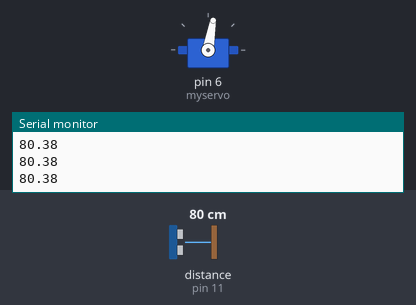
Bench run of a sketch on a simulated Arduino Uno, built with avr-gcc and run on an emulated ATmega328P. On the bench: servo, the last lines printed to the serial monitor. Wiring (inferred from the names in the program): ultrasonic range finder: trigger pin 10; echo pin 11. The inputs (shaded band) are chosen by the test bench; at power-on: distance to the obstacle (sensor on pin 11) 80 cm. The echo pulse lasts 58.3 µs per cm.

Above: at 1.2 s.
1.3 s: distance to the obstacle (sensor on pin 11) set to 2 cm
At 2.5 s:
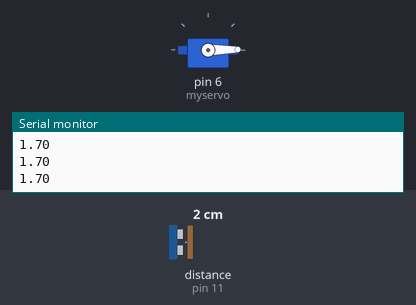
2.8 s: distance to the obstacle (sensor on pin 11) set to 35 cm
At 3.6 s:
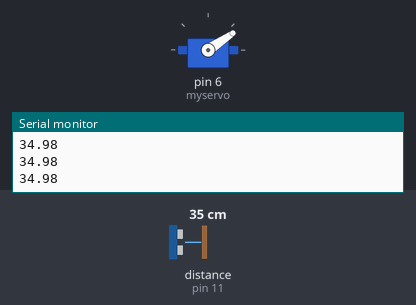
4.3 s: distance to the obstacle (sensor on pin 11) set to 60 cm
At 4.7 s:
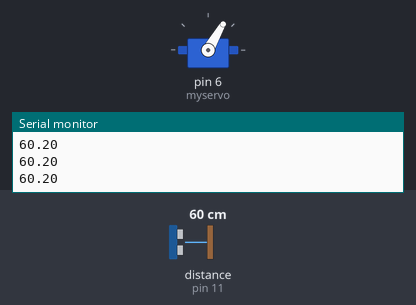
5.8 s: distance to the obstacle (sensor on pin 11) set to 120 cm
At 7.0 s:
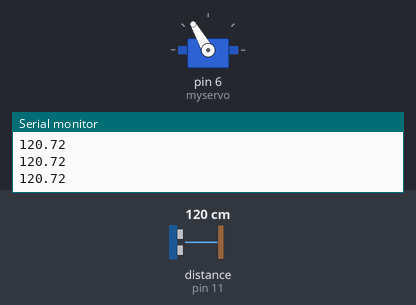
7.3 s: distance to the obstacle (sensor on pin 11) set to 250 cm
At 8.4 s:
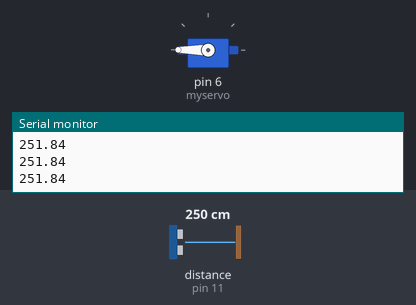
Timing chart, 0 to 9.8 s (numbered marks = the images above; inputs shaded):
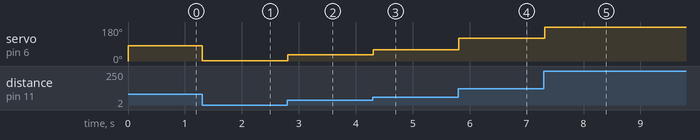

The sketch:

Task2-2.ino
```cpp
#include <Servo.h>
Servo myservo;
const int TRIG = 10;
const int ECHO = 11;
void setup()
{
  myservo.attach(6);
  myservo.write(0);
  pinMode(TRIG, OUTPUT);
  pinMode(ECHO, INPUT);
  Serial.begin(9600);
}
void loop() {
  digitalWrite(TRIG,HIGH);
  delayMicroseconds(50);
  digitalWrite(TRIG,LOW);
  float time = pulseIn(ECHO,HIGH);

  float distance = 0.0346 * time / 2;
  int angle = constrain(distance, 0, 180);
  myservo.write(angle);
  Serial.println(distance);
}
```

Measured:
- after the input at 1.3 s, servo on pin 6 (myservo): 80° → 1° at once
- after the input at 2.8 s, servo on pin 6 (myservo): 1° → 34° at once
- after the input at 4.3 s, servo on pin 6 (myservo): 34° → 60° at once
- after the input at 5.8 s, servo on pin 6 (myservo): 60° → 120° at once
- after the input at 7.3 s, servo on pin 6 (myservo): 120° → 180° at once
